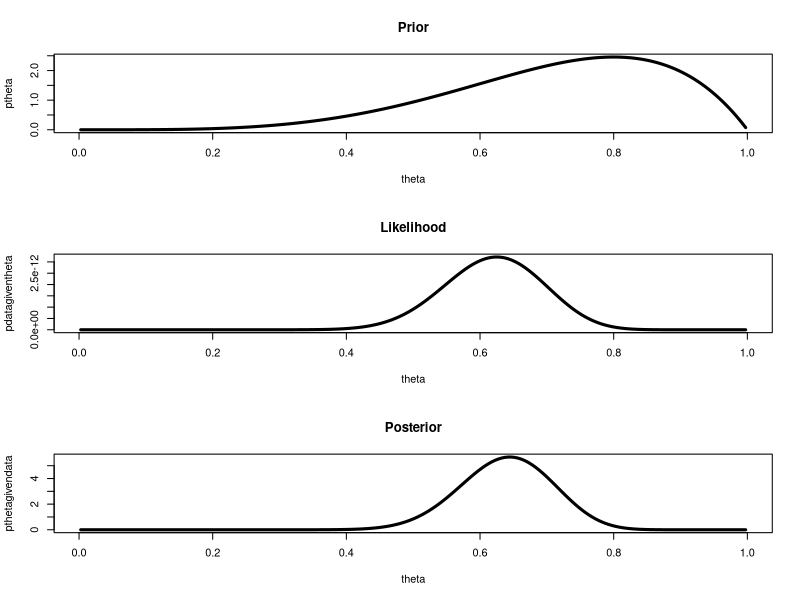

Recreate this plot in R.
binwidth = 0.005
theta = seq(from = binwidth/2, to =1-(binwidth/2), by = binwidth)
a = 5
b = 2
ptheta = dbeta(theta, a, b)
data=c(1,1,1,1,1,1,1,1,1,1,1,1,1,1,1,1,1,1,1,1,1,1,1,1,1,0,0,0,0,0,0,0,0,0,0,0,0,0,0,0)
y=sum(data==1)
N=length(data)
pdatagiventheta=theta^y*(1-theta)^(N-y)
pthetagivendata = dbeta(theta, a+y, N+b-y)
windows(10,10)
layout(matrix(c(1,2,3), nrow = 3, ncol = 1, byrow = FALSE))
maxy=max(c(ptheta, pthetagivendata))
plot(theta, ptheta, type = "l", lwd = 3, main="Prior")
plot(theta, pdatagiventheta, type = "l", lwd = 3, main="Likelihood")
plot(theta, pthetagivendata, type = "l", lwd = 3, main="Posterior")